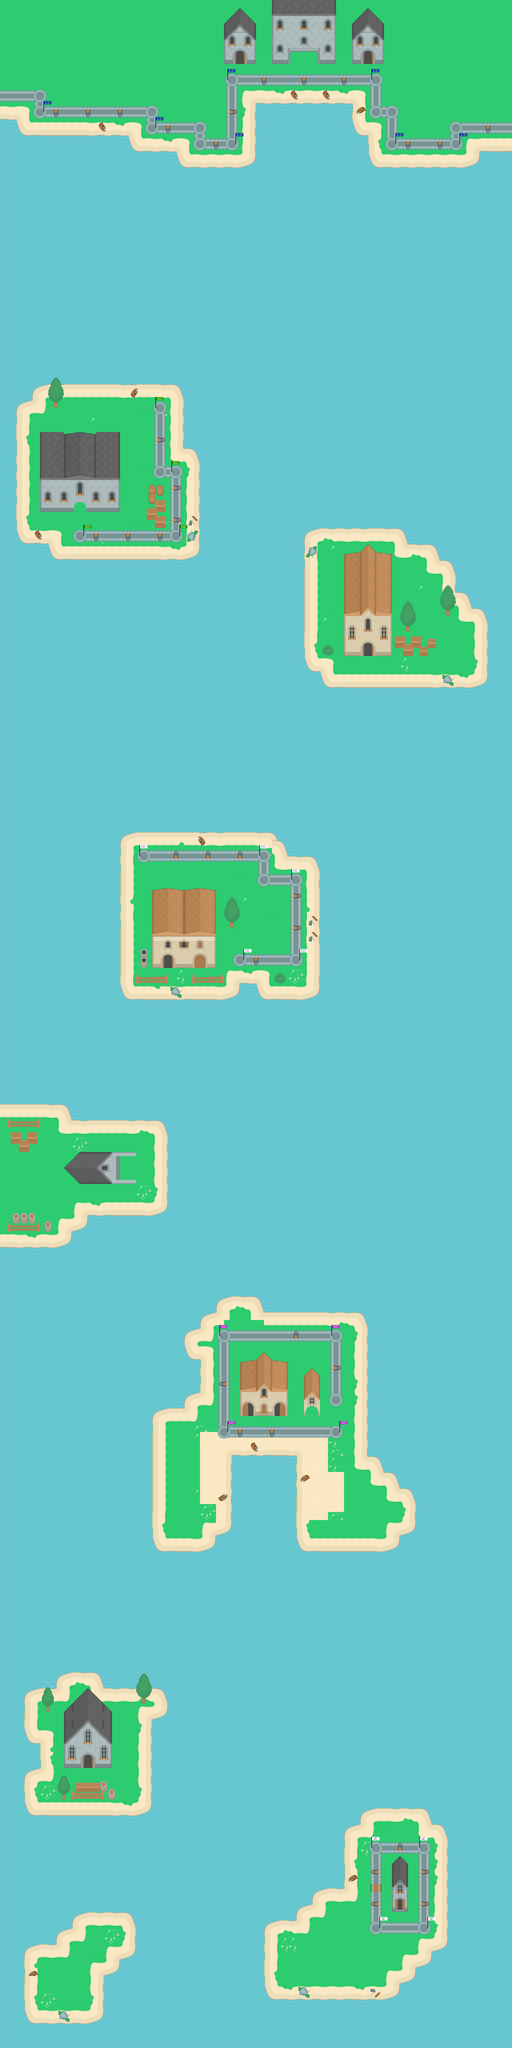

Tiled map render using the project's own tile images. Description and the map definition, with tile-layer contents summarised, below:
An orthogonal 64x256 tile map with 32x32 px tiles, 4 tile layers (Water, Islands, Scenery, Decoration), 3 tilesets and 70 objects (14x vanbrugh, 8x bound, 8x james, 8x langwith, 6x chemistry, ...).

<map version="1.2" tiledversion="1.2.1" orientation="orthogonal" renderorder="right-down" width="64" height="256" tilewidth="32" tileheight="32" infinite="0" nextlayerid="10" nextobjectid="82">
 <tileset firstgid="1" source="rpg-tiles-64.tsx" />
 <tileset firstgid="261" source="map-tiles-64.tsx" />
 <tileset firstgid="357" source="college-maps.tsx" />
 <layer id="1" name="Water" width="64" height="256">
  <data>[16384 cells, 16384 non-empty, 1 distinct tile ids]</data>
 </layer>
 <layer id="2" name="Islands" width="64" height="256">
  <data>[16384 cells, 2246 non-empty, 32 distinct tile ids]</data>
 </layer>
 <layer id="7" name="Scenery" width="64" height="256">
  <data>[16384 cells, 266 non-empty, 66 distinct tile ids]</data>
 </layer>
 <layer id="9" name="Decoration" width="64" height="256">
  <data>[16384 cells, 146 non-empty, 49 distinct tile ids]</data>
 </layer>
 <objectgroup id="3" name="ObjectData" offsetx="-4.12121" offsety="-3.0303">
  <object id="1" name="player" x="990.667" y="8096" width="22.6667" height="52" />
 </objectgroup>
 <objectgroup id="5" name="PhysicsData">
  <object id="3" name="bound" x="-21.2121" y="8178.79" width="2112.12" height="48.4848" />
  <object id="4" name="bound" x="-60.6061" y="-33.3333" width="66.6667" height="8275.76" />
  <object id="5" name="bound" x="-63.6364" y="-136.364" width="2148.48" height="142.424" />
  <object id="6" name="bound" x="2033.33" y="-148.485" width="84.8485" height="8378.79" />
  <object id="26" name="chemistry" x="94" y="7073" width="515" height="191" />
  <object id="27" name="chemistry" x="94" y="6749" width="132" height="226" />
  <object id="28" name="chemistry" x="157" y="6972" width="67" height="102" />
  <object id="29" name="chemistry" x="224" y="6688" width="190" height="84" />
  <object id="30" name="chemistry" x="409.333" y="6747.33" width="262.667" height="132" />
  <object id="31" name="chemistry" x="584.667" y="6874" width="24.6667" height="205.333" />
  <object id="32" name="james" x="1055" y="7679" width="546" height="323" />
  <object id="33" name="james" x="1181" y="7615" width="86" height="63" />
  <object id="34" name="james" x="1245" y="7548" width="134" height="72" />
  <object id="35" name="james" x="1374" y="7295" width="87" height="256" />
  <object id="36" name="james" x="1438" y="7232" width="294" height="66" />
  <object id="37" name="james" x="1600" y="7294" width="193" height="513" />
  <object id="38" name="james" x="1599.33" y="7858.67" width="63.3333" height="78" />
  <object id="39" name="james" x="1653.33" y="7799.33" width="74" height="71.3333" />
  <object id="40" name="vanbrugh" x="602.667" y="5630.67" width="264" height="577.333" />
  <object id="41" name="vanbrugh" x="863" y="5818" width="67" height="325" />
  <object id="42" name="vanbrugh" x="911" y="5770" width="279" height="57" />
  <object id="43" name="vanbrugh" x="1182" y="5797" width="288" height="410" />
  <object id="44" name="vanbrugh" x="1460" y="6141" width="140" height="66" />
  <object id="45" name="vanbrugh" x="1545" y="5953" width="119" height="192" />
  <object id="46" name="vanbrugh" x="1524" y="5887" width="75" height="83" />
  <object id="47" name="vanbrugh" x="1457" y="5823" width="77" height="67" />
  <object id="48" name="vanbrugh" x="1400" y="5249" width="72" height="574" />
  <object id="49" name="vanbrugh" x="799" y="5248" width="666" height="67" />
  <object id="50" name="vanbrugh" x="861" y="5183.5" width="196.5" height="67" />
  <object id="51" name="vanbrugh" x="736" y="5310.5" width="78" height="129.5" />
  <object id="52" name="vanbrugh" x="736" y="5567.5" width="66" height="70" />
  <object id="53" name="vanbrugh" x="799" y="5434" width="74" height="141" />
  <object id="54" name="physics" x="-4" y="4410.67" width="292" height="581.333" />
  <object id="55" name="physics" x="261" y="4479" width="412" height="387" />
  <object id="56" name="physics" x="264" y="4849" width="89" height="78" />
  <object id="57" name="derwent" x="477.333" y="3322.67" width="480" height="677.333" />
  <object id="58" name="derwent" x="938.667" y="3880" width="114.667" height="56.3333" />
  <object id="59" name="derwent" x="1027" y="3422.83" width="252" height="576.667" />
  <object id="60" name="derwent" x="926" y="3327.5" width="193" height="99" />
  <object id="61" name="derwent" x="1103" y="3360" width="49.5" height="66" />
  <object id="62" name="maths" x="1214.67" y="2113.33" width="421.333" height="576" />
  <object id="63" name="maths" x="1284" y="2429.33" width="666.667" height="324" />
  <object id="64" name="maths" x="1614.67" y="2172" width="146.667" height="130.667" />
  <object id="65" name="maths" x="1751" y="2237" width="71" height="145" />
  <object id="66" name="maths" x="1802.67" y="2368" width="86.6667" height="62" />
  <object id="67" name="goodricke" x="192" y="1786.67" width="609.333" height="458.667" />
  <object id="68" name="goodricke" x="60" y="1600" width="674.667" height="576" />
  <object id="69" name="goodricke" x="122" y="1532" width="615" height="77" />
  <object id="70" name="langwith" x="900" y="196.97" width="675.758" height="221.212" />
  <object id="71" name="langwith" x="1405.33" y="348" width="184" height="193.333" />
  <object id="72" name="langwith" x="1468" y="515" width="451" height="157" />
  <object id="73" name="langwith" x="1852" y="430" width="230" height="178" />
  <object id="74" name="langwith" x="703" y="377" width="324" height="295" />
  <object id="75" name="langwith" x="513" y="444" width="244" height="164" />
  <object id="76" name="langwith" x="61" y="406" width="458" height="138" />
  <object id="77" name="langwith" x="-9" y="378" width="95" height="100" />
  <object id="78" name="bound" x="98" y="7778" width="319" height="316" />
  <object id="79" name="bound" x="289" y="7648" width="255" height="191" />
  <object id="80" name="bound" x="223" y="7710" width="74" height="80" />
  <object id="81" name="bound" x="411" y="7832" width="67" height="73" />
 </objectgroup>
 <objectgroup id="8" name="RegionData">
  <object id="7" name="jamesregion" x="832" y="7006" width="1182" height="1176" />
  <object id="8" name="vanbrughregion" x="378" y="4960" width="1514" height="1440" />
  <object id="14" name="derwentregion" x="254" y="3108" width="1246" height="1116" />
  <object id="18" name="goodrickeregion" x="-4" y="1308" width="1030" height="1154" />
  <object id="19" name="langwithregion" x="-6.84848" y="-42.7879" width="2089.58" height="940.303" />
  <object id="21" name="physicsregion" x="-4" y="4349.33" width="737.333" height="604" />
  <object id="22" name="physicsregion" x="6.66667" y="4860" width="349.333" height="196" />
  <object id="23" name="chemistryregion" x="32" y="6618.67" width="701.333" height="706.667" />
  <object id="24" name="mathsregion" x="1182.67" y="2049.33" width="836" height="769.333" />
 </objectgroup>
</map>
